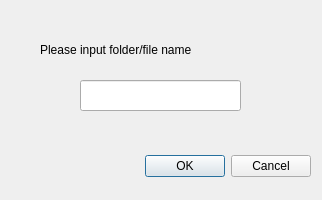
<?xml version="1.0" encoding="UTF-8"?>
<ui version="4.0">
 <class>inputDialog</class>
 <widget class="QDialog" name="inputDialog">
  <property name="geometry">
   <rect>
    <x>0</x>
    <y>0</y>
    <width>322</width>
    <height>200</height>
   </rect>
  </property>
  <property name="windowTitle">
   <string>Dialog</string>
  </property>
  <widget class="QDialogButtonBox" name="buttonBox">
   <property name="geometry">
    <rect>
     <x>-30</x>
     <y>150</y>
     <width>341</width>
     <height>32</height>
    </rect>
   </property>
   <property name="orientation">
    <enum>Qt::Horizontal</enum>
   </property>
   <property name="standardButtons">
    <set>QDialogButtonBox::Cancel|QDialogButtonBox::Ok</set>
   </property>
  </widget>
  <widget class="QLineEdit" name="lineEdit">
   <property name="geometry">
    <rect>
     <x>80</x>
     <y>80</y>
     <width>161</width>
     <height>31</height>
    </rect>
   </property>
  </widget>
  <widget class="QLabel" name="label">
   <property name="geometry">
    <rect>
     <x>40</x>
     <y>30</y>
     <width>251</width>
     <height>41</height>
    </rect>
   </property>
   <property name="text">
    <string>&lt;html&gt;&lt;head/&gt;&lt;body&gt;&lt;p&gt;Please input folder/file name&lt;/p&gt;&lt;/body&gt;&lt;/html&gt;</string>
   </property>
  </widget>
 </widget>
 <resources/>
 <connections>
  <connection>
   <sender>buttonBox</sender>
   <signal>accepted()</signal>
   <receiver>inputDialog</receiver>
   <slot>accept()</slot>
   <hints>
    <hint type="sourcelabel">
     <x>248</x>
     <y>254</y>
    </hint>
    <hint type="destinationlabel">
     <x>157</x>
     <y>274</y>
    </hint>
   </hints>
  </connection>
  <connection>
   <sender>buttonBox</sender>
   <signal>rejected()</signal>
   <receiver>inputDialog</receiver>
   <slot>reject()</slot>
   <hints>
    <hint type="sourcelabel">
     <x>316</x>
     <y>260</y>
    </hint>
    <hint type="destinationlabel">
     <x>286</x>
     <y>274</y>
    </hint>
   </hints>
  </connection>
 </connections>
</ui>
